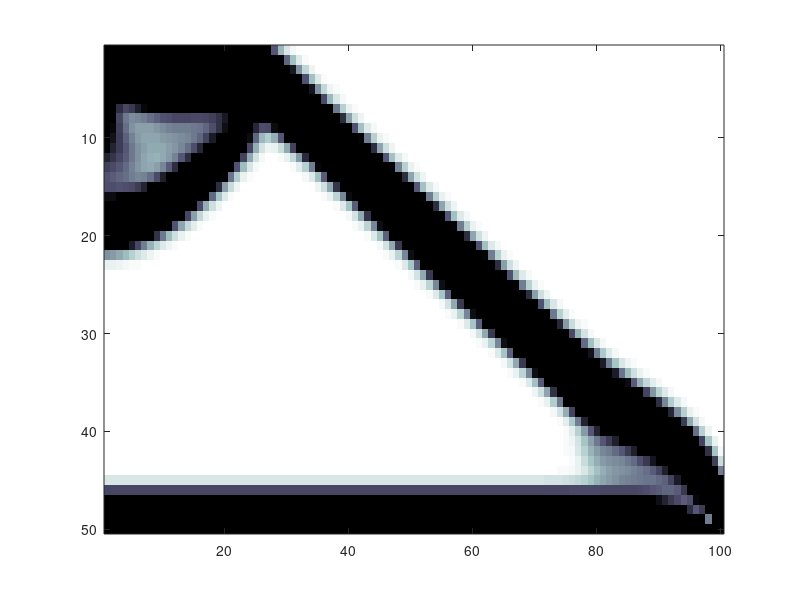

Recreate this plot in MATLAB.
% This is a test of Vladmir Uskov's '99-line code' modification from Mathworks File Exchange.
% Changes to original script: windowing/housekeeping only

clear; clc; close all;  colormap(bone);

nelx     =  100;     nely  = 50;  eps0    = 1e-3;   nu = .3;    % Options
volfrac  =   .3;     rs    =  2;  eta     =   .2; 
nloop    =  100;     penal =  3;  etamax  =    1;                               

F        = sparse(2,1,-1,2*(1+nelx)*(1+nely),1);               
fixeddof = union(1:2:2*(nely+1), 2*(1+nelx)*(1+nely));          

nel      =  nelx*nely;                                          % Setup
nnodes   = (1+nelx)*(1+nely);     
ndof     = 2*nnodes;  
freedof  = setdiff(1:ndof, fixeddof);                    
nodenrs  = reshape(1:nnodes, 1 + nely, 1 + nelx);
edofVec  = reshape(2*nodenrs(1:end-1, 1:end-1)+1, [], 1);
edofMat  = repmat(edofVec,1,8) + ...
           repmat([0, 1, 2*nely + [2 3 0 1], -2, -1], nel, 1);    
iK       = reshape(kron(edofMat,ones(8,1))',[],1);
jK       = reshape(kron(edofMat,ones(1,8))',[],1);

U  = zeros(ndof,1);             x    = repmat(volfrac,nel,1);   % Other           
lm = 0;                         reta = (etamax/eta)^(1/nloop);  
                                                                % K0                         
a  = [12 3 -6 3 0 -6 -3 -3];    i1   = [1 2 3 8; 2 1 4 5; 3 4 1 7; 8 5 7 1];  
b  = [-4 3 -2 -9 4 2 -3 9];     i2   = [6 7 5 4; 7 6 8 3; 5 8 6 2; 4 3 2 6];
k  = (a+nu*b)/(24*(1-nu^2));    KE   = k([i1 i2; i2 i1]);    

for loop = 1:nloop                                              % Loop
	x = imgaussfilt(reshape(x,nely,nelx),rs);            	% -- filter	
    	x = x(:); y = x.^penal; y(y < eps0*volfrac) = 0;                    
                                                             	% -- solve
    	K    = sparse(iK,jK,KE(:)*y'); 	d         = diag(K);                           
	skip = find(d == 0);      	remain    = setdiff(freedof,skip);         
	K    = K(remain,remain);        U(remain) = (K+K')\F(remain)*2;            
    	ue   = U(edofMat);              ce        = max(0,y.*sum(ue*KE.*ue,2));     
	x    = x.*(ce.^eta);            xNew      = @(a) min(1,x*exp(a));
	
    	delta = @(a) sum(xNew(a))-volfrac*nel;                	% -- oc
    	lm    = fzero(delta,lm);
	x     = xNew(lm);              
    	eta   = min(etamax,eta*reta);               
	imagesc(reshape(1-x,nely,nelx));  drawnow;      	% -- draw
end
